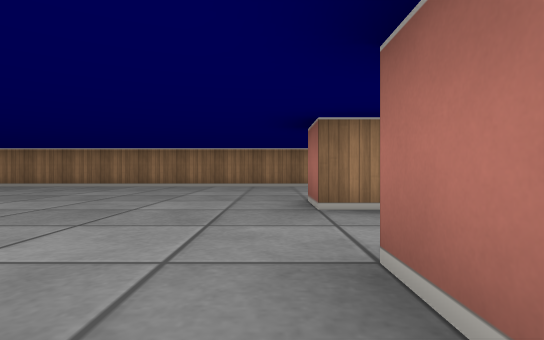
View 1 (above)

23 first-person views from a walk through a cub3D maze. The camera is about half as high as the walls, looks level and sees 80° across. The floor is counted in squares. Each view is taken from the middle of a square. On the plan, view 1 faces up. The plan holds only what a view shows up to about 9 squares ahead; the rest is blank.

View 2
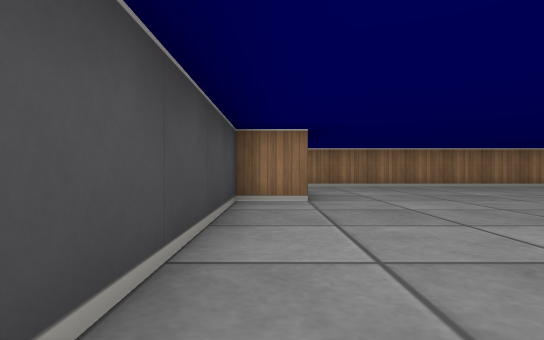

View 3
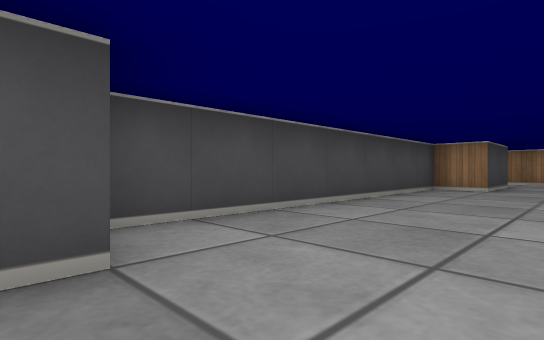

View 4
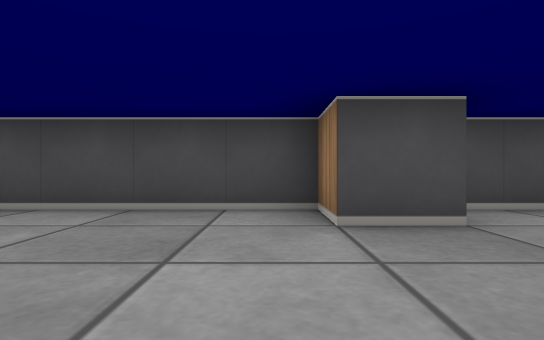

View 5
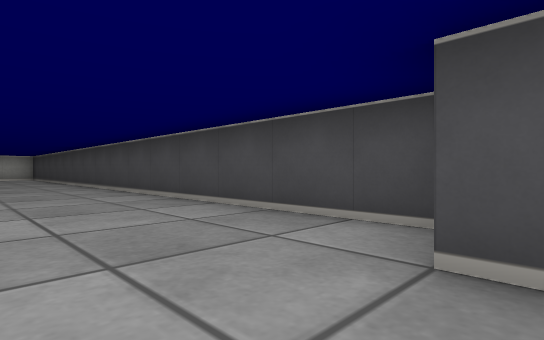

View 6
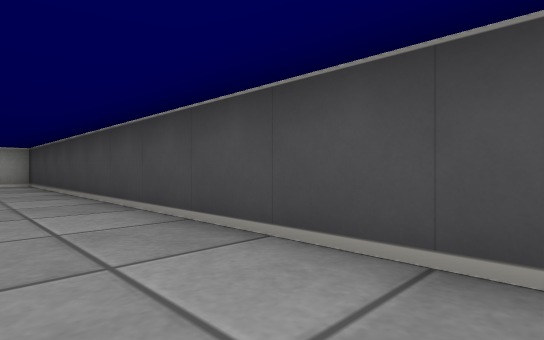

View 7
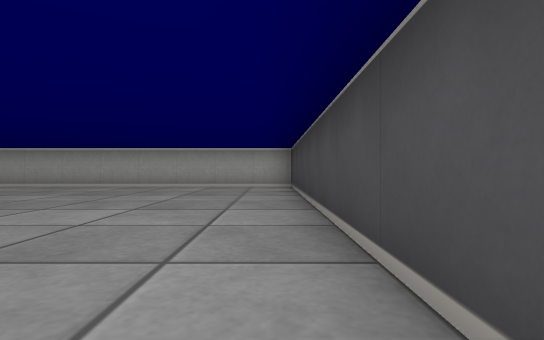

View 8
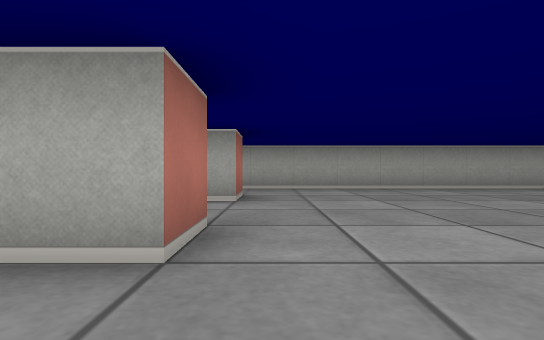

View 9
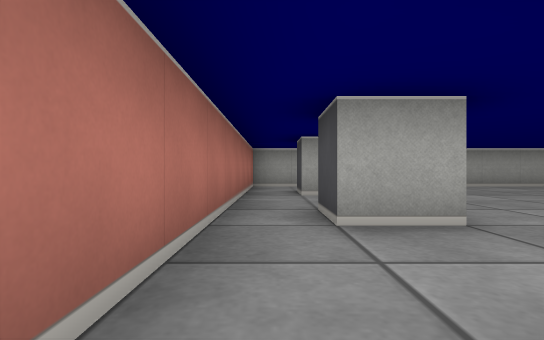

View 10
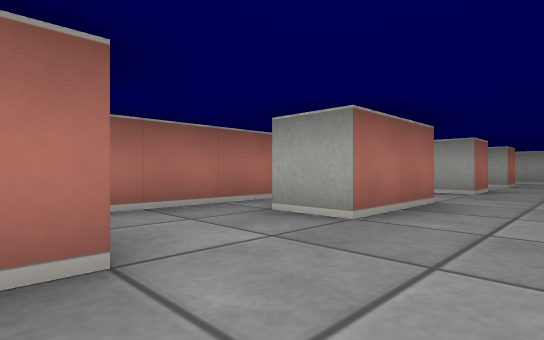

View 11
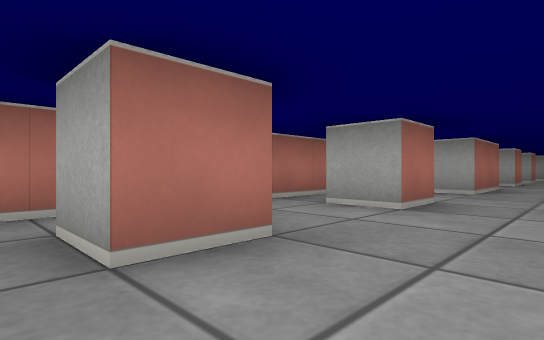

View 12
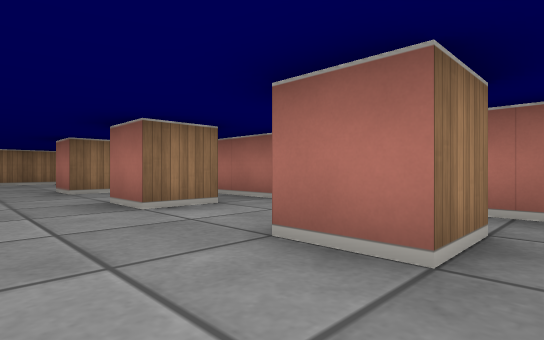

View 13
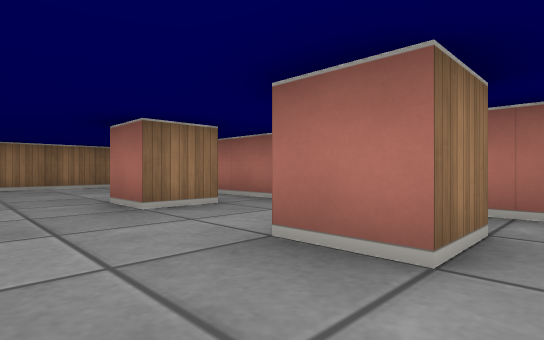

View 14
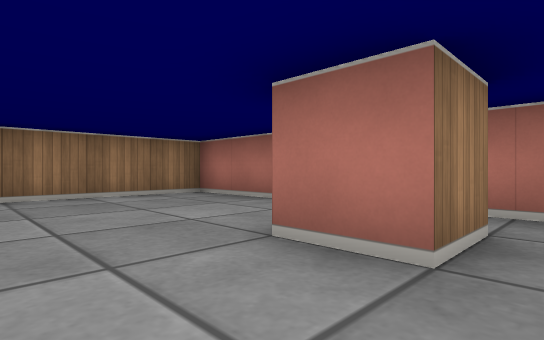

View 15
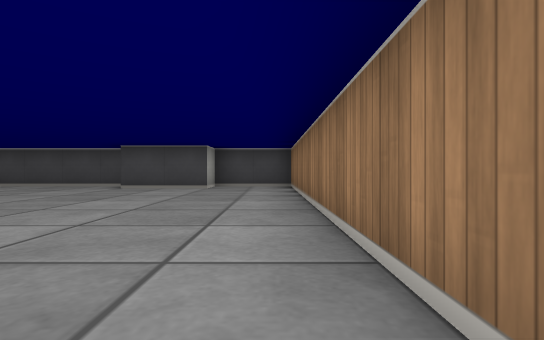

View 16
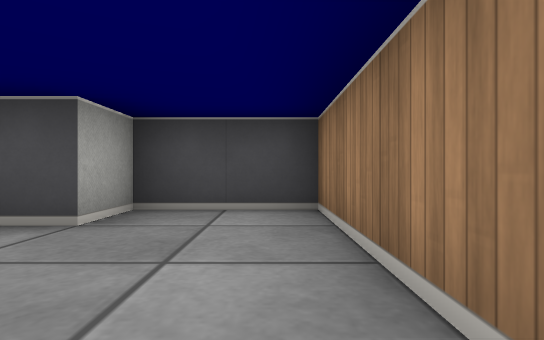

View 17
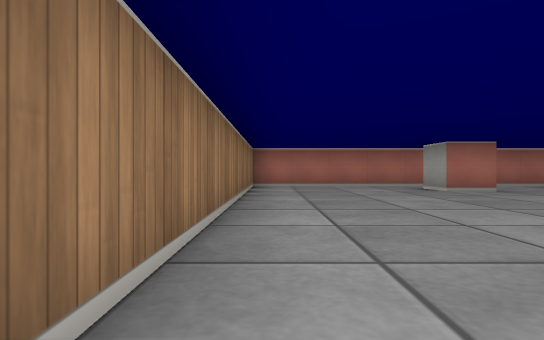

View 18
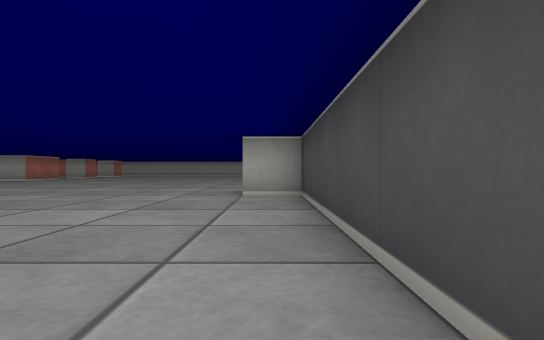

View 19
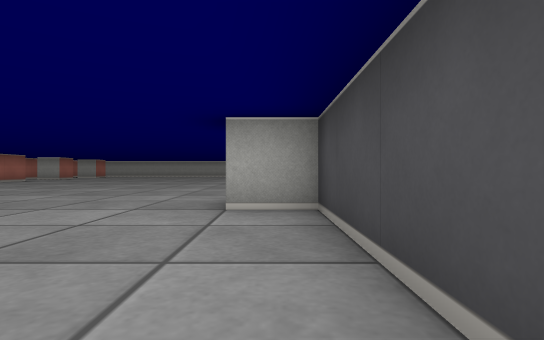

View 20
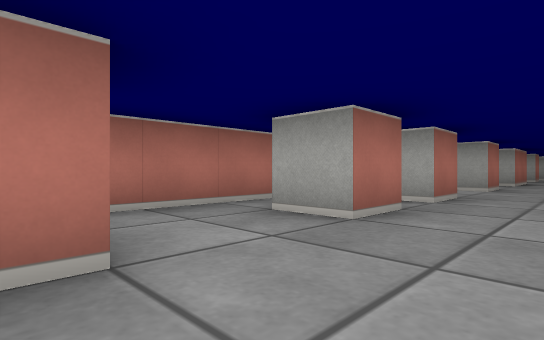

View 21
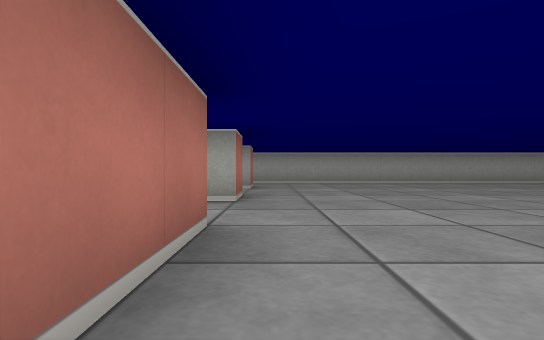

View 22
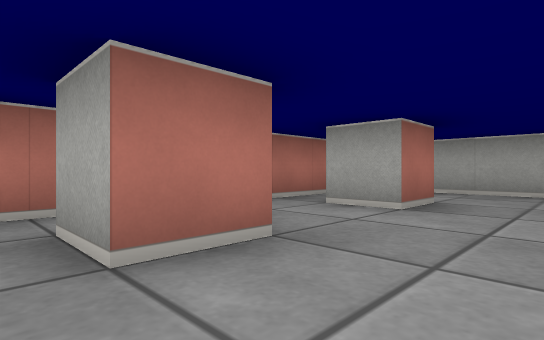

View 23
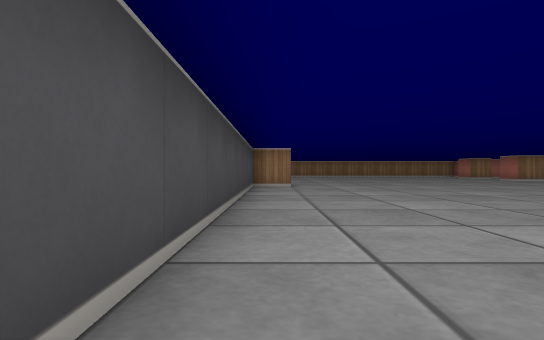

### Floor plan
Points are (right, up) in squares from view 1. A wall is a line through its corners. A room is listed if a view was taken in it or the views show most of it. See-through windows are left out.
Room 1 (views 1, 2, 3, 4, 5, 6, 7, 8, 9, 10, 11, 12, 13, 14, 15, 16, 17, 18, 19, 20, 21, 22, 23)
walls: (0.5, -4.6) (0.5, -3.5) (1.5, -3.5); (0.5, -7.5) (0.5, -6.5) (1.5, -6.5); (1.5, -2.5) (0.5, -2.5) (0.5, -1.5) (1.5, -1.5); (2.5, -3.8) (2.5, 8.5) (-9.5, 8.5) (-9.5, 6.5) (-8.5, 6.5) (-8.5, 4.5) (-9.5, 4.5) (-9.5, -2.5) (-8.5, -2.5) (-8.5, -3.5) (-9.5, -3.5) (-9.5, -19.5) (2.5, -19.5); (0.5, -11.5) (0.5, -9.5) (1.5, -9.5); (1.5, 0.5) (0.5, 0.5) (0.5, 1.5); (0.5, -14.5) (0.5, -13.5) (1.5, -13.5) (1.5, -14.5); (1.5, 3.5) (0.5, 3.5) (0.5, 4.5) (1.5, 4.5); (0.5, -17.5) (0.5, -16.5) (1.5, -16.5) (1.5, -17.5); (2.5, -19.2) (2.5, -6.5)

Positions as (right, up) in squares from view 1, and headings:
1: (0, 0), facing up
2: (-9, 0), facing up
3: (-7, -3), facing up-left
4: (-6, -4), facing left
5: (-7, -3), facing down-left
6: (-8, -9), facing down-left
7: (-9, -11), facing down
8: (0, -12), facing down
9: (2, -11), facing down
10: (-1, -7), facing down-right
11: (-1, -3), facing down-right
12: (-1, -3), facing up-right
13: (-1, 0), facing up-right
14: (-1, 3), facing up-right
15: (-1, 8), facing left
16: (-6, 8), facing left
17: (-6, 8), facing right
18: (-9, 3), facing down
19: (-9, 1), facing down
20: (-1, 1), facing down-right
21: (0, -9), facing down
22: (-1, -13), facing down-right
23: (-9, -12), facing up
